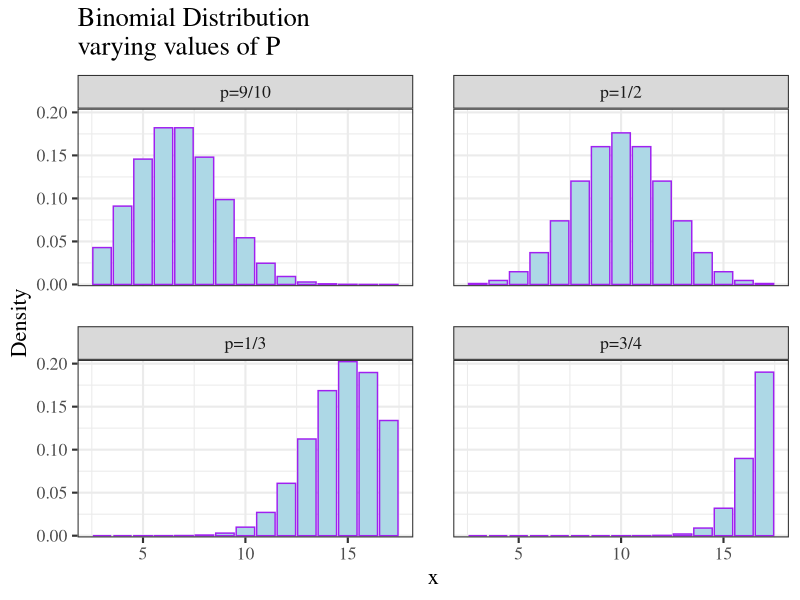

This figure's R source:
## ---- chunk 1
dbinom(x=5,size=8,prob=0.5)
## ---- chunk 2
xSeq = 3:17
## ---- chunk 3
df = data.frame(oneThird=dbinom(x=xSeq, size=20, prob=1/3), oneHalf=dbinom(x=xSeq, size=20, prob=1/2), threeFourths=dbinom(x=xSeq, size=20, prob=3/4), nineTenths=dbinom(x=xSeq, size=20, prob=9/10))
#df = data.frame("probability0.333"=dbinom(x=xSeq, size=20, prob=1/3), "probability0.5"=dbinom(x=xSeq, size=20, prob=1/2), "probability0.75"=dbinom(x=xSeq, size=20, prob=3/4), "probability0.9"=dbinom(x=xSeq, size=20, prob=9/10))
dfS=stack(df)
## ---- chunk 4
dfS$Xvalue=c(xSeq,xSeq,xSeq,xSeq)
colnames(dfS)=c('Freq', 'Prob', 'Xvalue')
levels(dfS$Prob)=c("p=9/10", "p=1/2", "p=1/3", "p=3/4")
#library('plyr')
#dfS=mapvalues(dfS$Prob, from=c("oneThird", "oneHalf","threeFourths", "nineTenths"), to=c("p=1/3", "p=1/2", "p=3/4", p="p=9/10"))
## ---- chunk 5
library('ggplot2')
library('grid')
ggplot(data=dfS, aes(x=Xvalue, y=Freq)) + 
    geom_bar(stat = "identity", col = "purple", fill = "lightblue") + 
    scale_y_continuous(expand = c(0.01, 0)) + 
    xlab("x") + ylab("Density") + 
  labs(title = "Binomial Distribution\nvarying values of P") + theme_bw(16, "serif") +
  facet_wrap(~ Prob, ncol=2) + 
  theme(panel.margin = unit(2, "lines")) +
  theme(plot.title = element_text(size = rel(1.2), vjust = 1.5))
